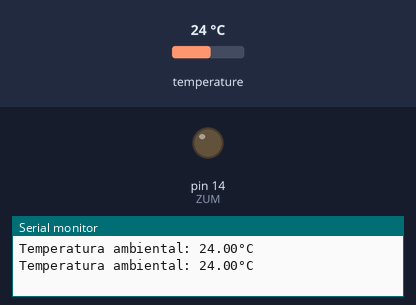
A sketch run on a simulated Arduino Uno, built with avr-gcc and run on an emulated ATmega328P. Parts: output pins drawn as LEDs (lit = HIGH), the last lines printed to the serial monitor. The inputs (shaded band) are chosen by the test bench; at power-on: temperature 24 °C.

Above: at 2.8 s.
2.9 s: temperature set to 29.3 °C
4.7 s: temperature set to 30.6 °C
At 7.0 s:
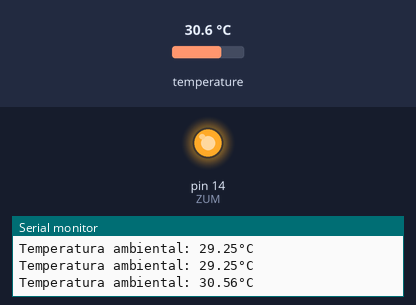
7.3 s: temperature set to 12 °C
At 8.8 s:
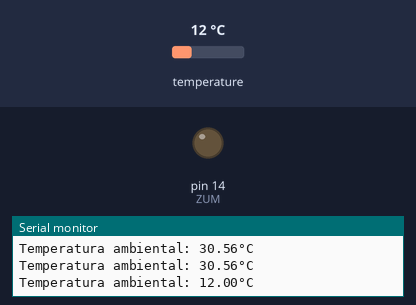
9.8 s: temperature set to 33 °C
At 11.8 s:
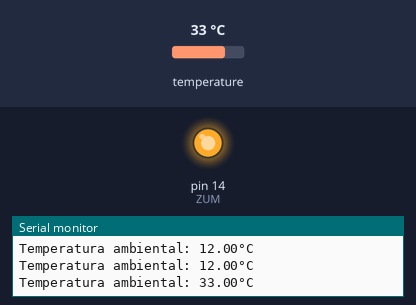
Timing chart, 0 to 13.3 s (numbered marks = the images above; inputs shaded):
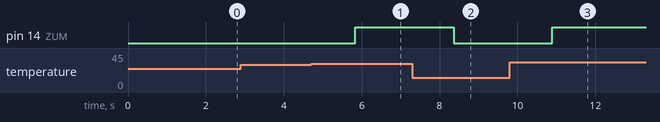

The sketch:

Sensor_de_temperatura.ino
```cpp
/*
  Actividad N° 8 - Sensor de temperatura

  Hace una lectura de datos proveniente del sensor de temperatura,
  lo muestra por el Monitor Serial y alerta cuando esta excede los
  30°C encendiendo el zumbador.

  Nota:
  - Se debe descargar la libreria OneWire y DallasTemperature en caso de
    no tenerla: Link OneWire: https://www.arduinolibraries.info/libraries/one-wire
                Link DallasTemperature: https://www.arduinolibraries.info/libraries/dallas-temperature
  - No se requiere ningun tipo de componente extra para esta actividad.
  - Es necesario tener la Placa Educativa conectada a su computadora,
    y haber seleccionado la placa correspondiente en herramientas.

  Año 2022
  por FANIOT
  http://www.faniot.com.ar

*/

#define ZUM 14     // Definimos el Pin del zumbador, en este caso es el 14.
#define S_TEMP 19  // Definimos el Pin del sensor de temperatura, en este caso es el 19.

#include <OneWire.h>            // Incluimos la libreria OneWire
#include <DallasTemperature.h>  // Incluimos la libreria DallasTemperature


//Iniciamos los objetos donde estara definido el Pin del sensor
OneWire oneWire(S_TEMP);
DallasTemperature sensors(&oneWire);


// La funcion "setup" se ejecuta una vez al resetear o encender la placa.
void setup() {

  //Inicializamos la comunicacion serial a 115200 bits por segundo:
  Serial.begin(115200);
  //Inicializamos la libreria DallasTemperature.
  sensors.begin();
  //Inicializamos el pin digital del zumbador como salida.
  pinMode(ZUM, OUTPUT);
}


// La funcion "loop" se ejecuta una y otra vez constantemente.
void loop() {

  sensors.requestTemperatures();                   // Solicitamos la temperatura obtenida por el sensor

  float temperatura = sensors.getTempCByIndex(0);  // Usando la funcion "sensors.getTempCByIndex(0)" obtenemos la temperatura
                                                   // y lo guardamos en una variable del tipo flotante.

  if (temperatura > 30){                           // Evaluamos la variable "temperatura", y si esta es mayor a 30
    digitalWrite(ZUM, HIGH);                       // enviamos una señal "HIGH" que hara sonar el zumbador.
  }else
    digitalWrite(ZUM, LOW);                        // De no cumplirse la condicion, detenemos el sonido.

  Serial.print("Temperatura ambiental: ");         // Imprimimos el texto "Temperatura ambiental:"
  Serial.print(temperatura);                       // Imprimimos la variable
  Serial.println("°C");                            // Imprimimos el simbolo de centigrados, y hacemos un salto de linea
  delay(500);                                      // Esperamos 500 milisegundos por cada lectura
}
```

Measured:
- the behaviour switches between 30 and 30.1 °C on temperature (found by bisection; images 0 and 1)
- after the input at 4.7 s, pin 14 (ZUM): LOW → HIGH after 1.1 s
- after the input at 7.3 s, pin 14 (ZUM): HIGH → LOW after 1.1 s
- after the input at 9.8 s, pin 14 (ZUM): LOW → HIGH after 1.1 s
